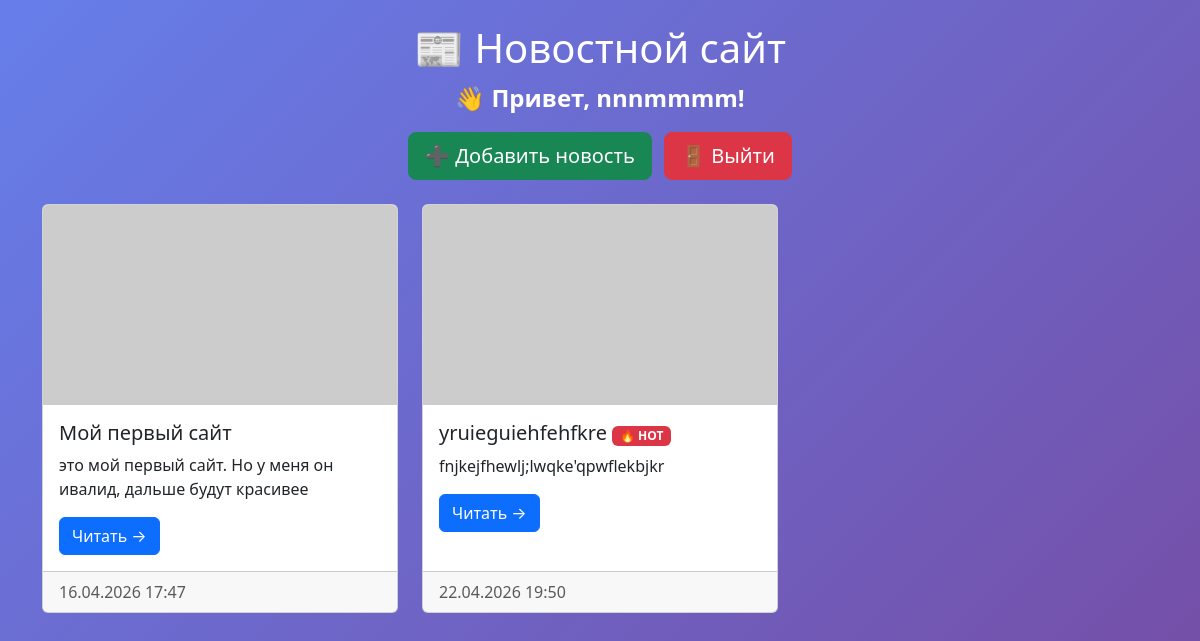
The app's page / (signed in), older data.
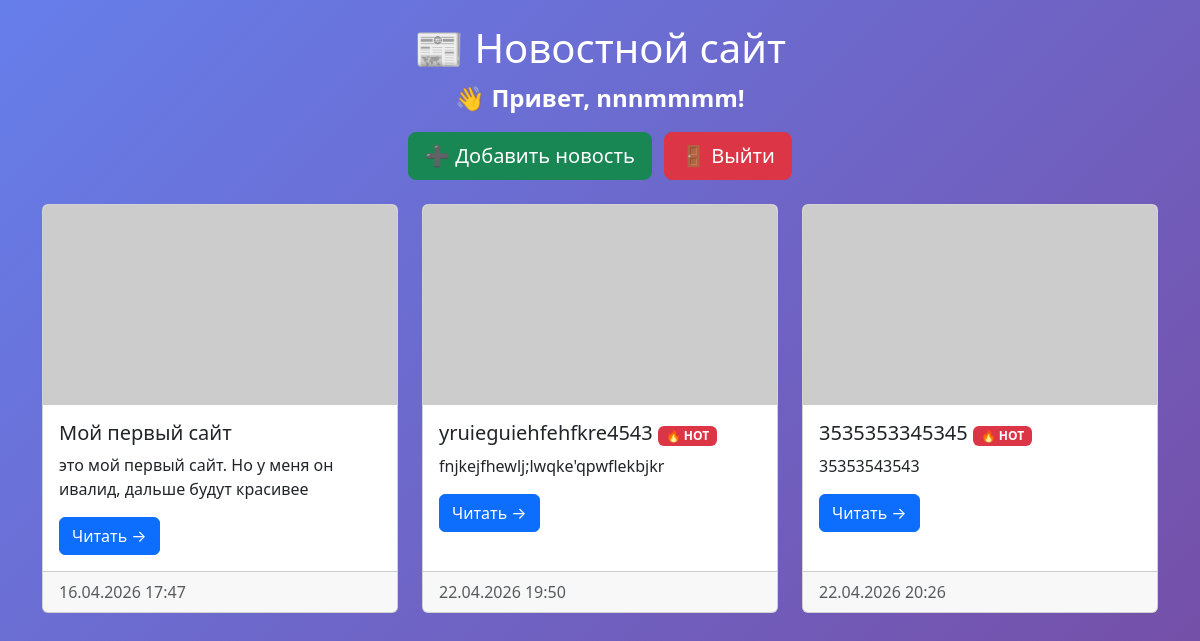
The same page, newer data.
### main/models.py (models this page shows, shortened)
class News(models.Model):
    title = models.CharField(max_length=200)
    content = models.TextField()
    created_at = models.DateTimeField(auto_now_add=True)
    image = models.ImageField  (upload_to ='news_images/', blank= True, null=True, verbose_name = 'Изображение')

### main/views.py (the view)
# urls.py: path('', views.home, name='home'),
@login_required
def home (request):
    news_list = News.objects.all()
    for news in news_list:
        if news.created_at > timezone.now() - timezone.timedelta(hours=6):
            news.is_hot = True
        else:
            news.is_hot = False
    return render(request, 'main/home.html', {'news_list':news_list })

### main/templates/main/home.html (shortened to what this page needs)
{% load static %}
<!DOCTYPE html>
<html lang="ru">
<head>
    <link href="https://cdn.jsdelivr.net/npm/bootstrap@5.3.3/dist/css/bootstrap.min.css" rel="stylesheet">
</head>
<body>
    <div class="container mt-4">
        <div class="text-center mb-4">
            <h1 class="text-white">📰 Новостной сайт</h1>
            {% if user.is_authenticated %}
                <div>
                    <div class="mb-3">
                        <span class="text-white fw-bold" style="font-size: 1.5rem;">👋 Привет, {{ user.username }}!</span>
                    </div>
                    <div>
                        <a href="{% url 'news_create' %}" class="btn btn-success btn-lg me-2">➕ Добавить новость</a>
                        <form method="post" action="{% url 'logout' %}" style="display: inline;">
                            <button type="submit" class="btn btn-danger btn-lg">🚪 Выйти</button>
                        </form>
                    </div>
                </div>
            {% else %}
                <div>
                    <a href="{% url 'login' %}" class="btn btn-primary btn-lg">🔐 Войти</a>
                    <a href="{% url 'register'%}" class="btn btn-secondary btn-lg">📝 Регистрация</a>
                </div>
            {% endif %}
        </div>
        <div class="row">
            {% for news in news_list %}
                <div class="col-md-4 mb-4">
                    <div class="card h-100">
                        {% if news.image %}
                            <img src="{{ news.image.url }}" class="card-img-top" alt="{{ news.title }}" style="height: 200px; object-fit: cover;">
                        {% else %}
                            <img src="https://via.placeholder.com/400x200?text=Нет+изображения" class="card-img-top" alt="Нет изображения" style="height: 200px; object-fit: cover;">
                        {% endif %}
                        <div class="card-body">
                            <h5 class="card-title">
                                {{ news.title }}
                                {%if news.is_hot%}
                                    <span class=" badge bg-danger" style="font-size:12px;">🔥 HOT</span>
                                {%endif%}
                            </h5>
                            <p class="card-text">{{ news.content|truncatewords:20 }}</p>
                            <a href="{% url 'news_detail' news.id %}" class="btn btn-primary">Читать →</a>
                        </div>
                        <div class="card-footer text-muted">
                            {{ news.created_at|date:"d.m.Y H:i" }}
                        </div>
                    </div>
                </div>
            {% empty %}
                <div class="col-12">
                    <div class="alert alert-warning text-center">Новостей пока нет. Добавьте первую!</div>
                </div>
            {% endfor %}
        </div>
    </div>
</body>
</html>

### main/templates/main/home.html (style rules this page uses)
body { background: linear-gradient(135deg, #667eea 0%, #764ba2 100%); min-height: 100vh; }
.card { transition: transform 0.3s; }

Row changes from the older to the newer data that the page shows:
changed News "fnjkejfhewlj;lwqke'qpwflekbjkr": title "yruieguiehfehfkre" → "yruieguiehfehfkre4543"
added News: title "3535353345345", shows "🔥 HOT", content "35353543543", created_at "22.04.2026 20:26"
